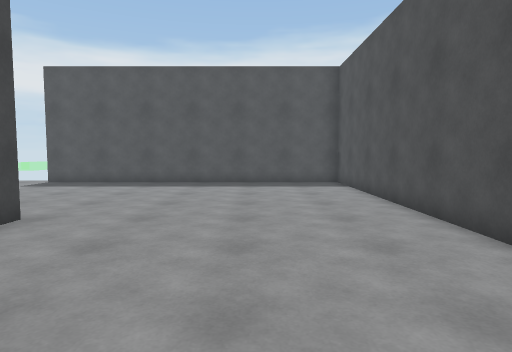
view 1 (above)

18 first-person views from a walk through a Unity game level. The camera is 1.3 m above the floor, tilts 4° down and sees 75° across. The floor is counted in squares, 1 m on a side. Each view is taken from the middle of a square. On the plan, view 1 faces up. The plan holds only what a view shows up to about 14 squares ahead; the rest is blank. The place goes on beyond the plan. The player is left out. Surface patterns are stand-ins for the level's own textures.

view 2
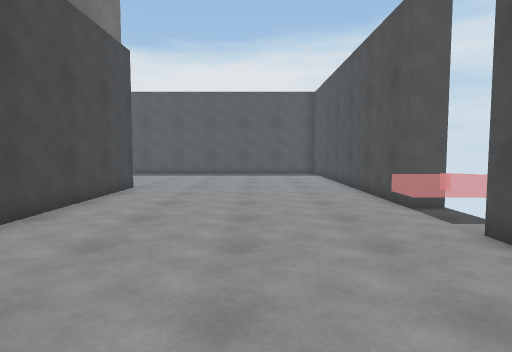

view 3
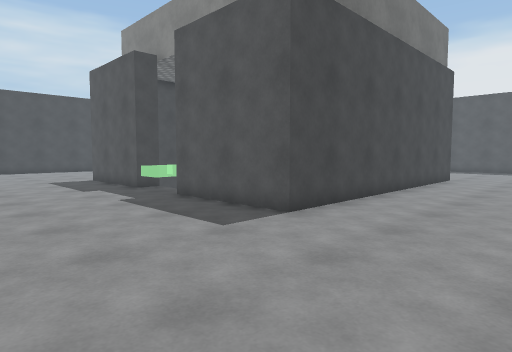

view 4
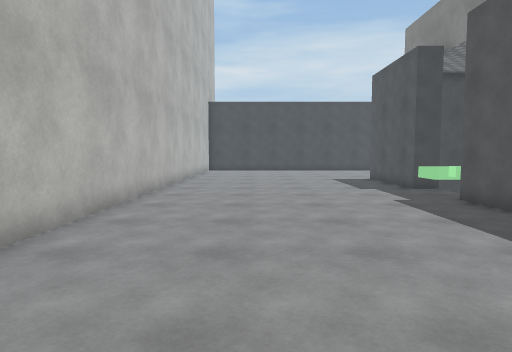

view 5
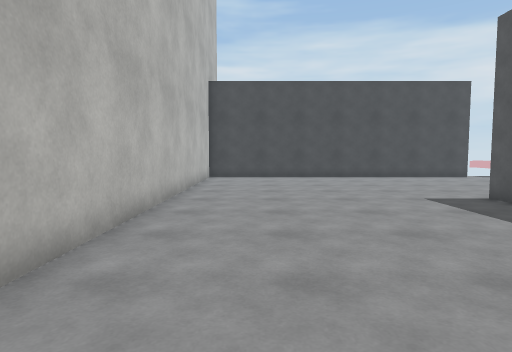

view 6
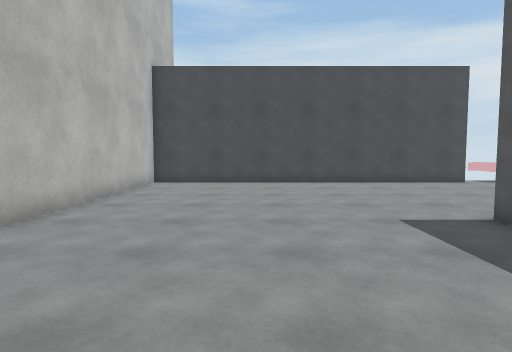

view 7
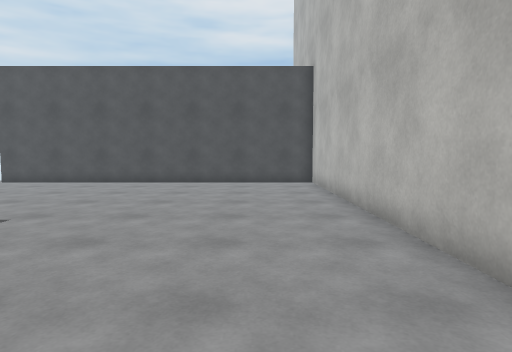

view 8
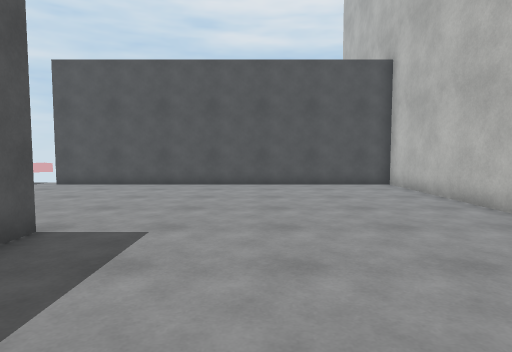

view 9
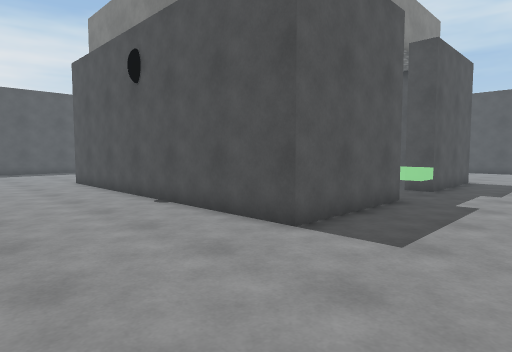

view 10
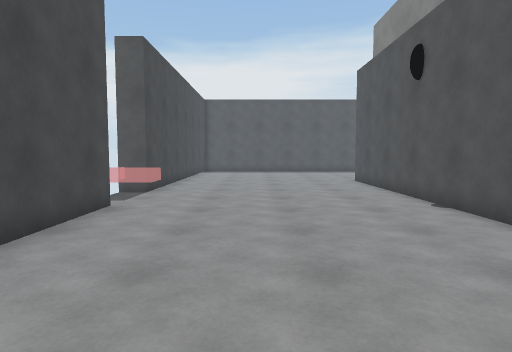

view 11
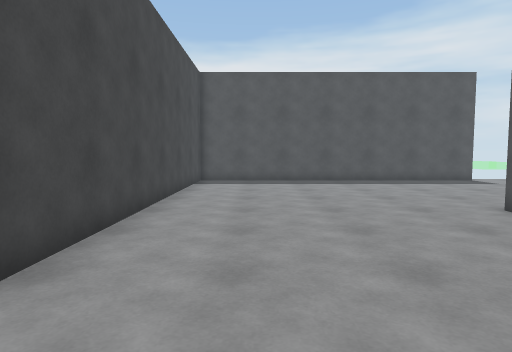

view 12
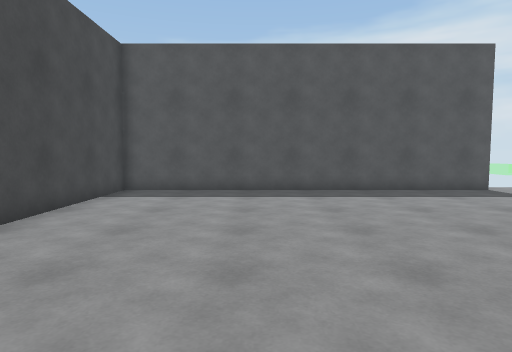

view 13
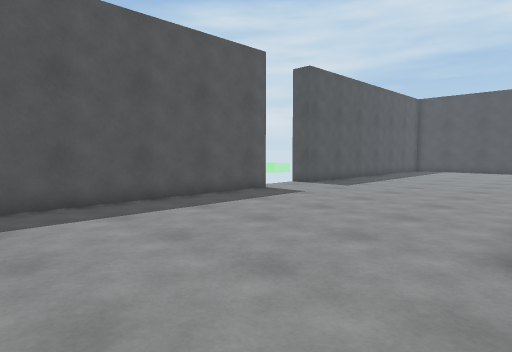

view 14
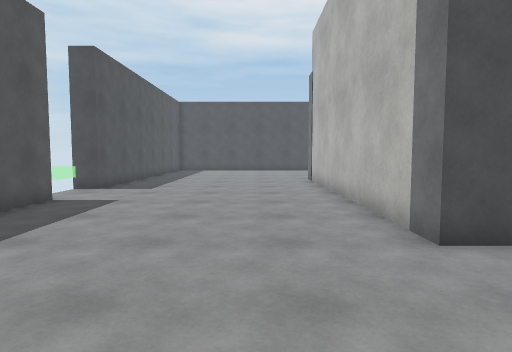

view 15
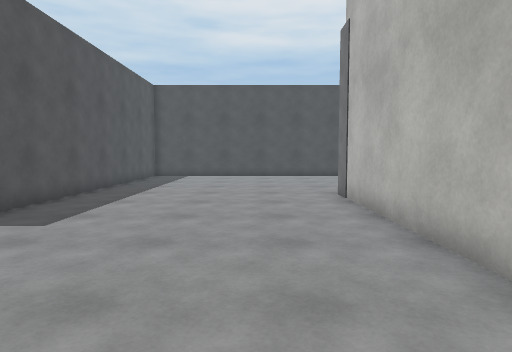

view 16
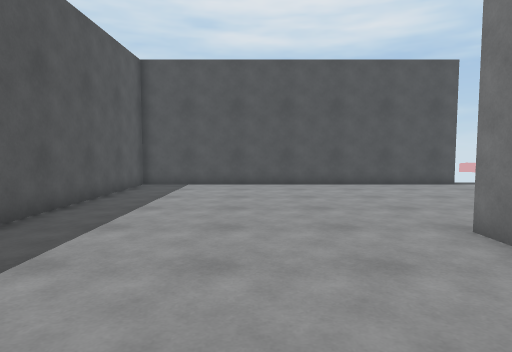

view 17
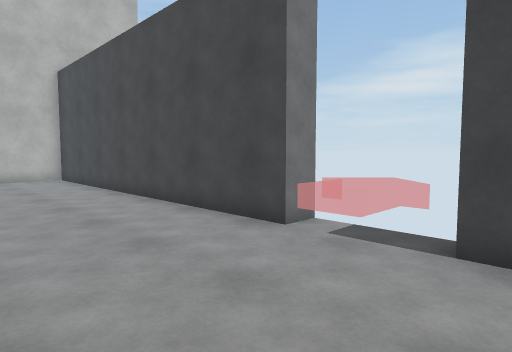

view 18
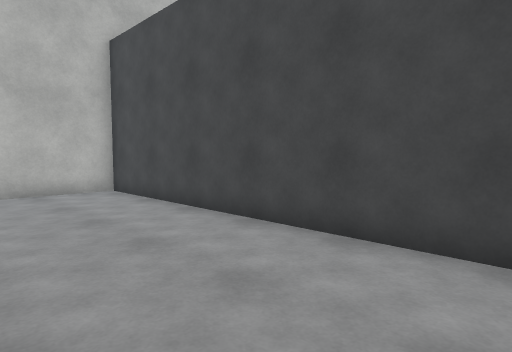

### Floor plan
Points are (right, up) in squares from view 1. A wall is a line through its corners. A room is listed if a view was taken in it or the views show most of it. See-through windows are left out.
Room 1 (views 1, 2, 3, 4, 5, 6, 7, 8, 9, 10, 11, 12, 13, 14, 15, 16, 17, 18)
walls: (-11.9, -4.4) (-11.9, -5.4) (-16.4, -5.4) (-16.4, 6.4) (-4.6, 6.4) (-4.6, -5.4) (-9.1, -5.4) (-9.1, -4.4); (-25.6, -0.8) (-24.6, -0.8) (-24.6, -14.5) (3.6, -14.5) (3.6, -0.8); (4.6, 1.9) (3.6, 1.9) (3.6, 14.6) (-9.1, 14.6) (-9.1, 15.6); (-11.8, 14.6) (-24.6, 14.6) (-24.6, 1.9) (-25.5, 1.9)

Where each view was taken, in squares from view 1:
view 1: 0 up, 0 right, facing up
view 2: 6 down, 0 right, facing up
view 3: 11 down, 0 right, facing up-left
view 4: 11 down, 0 right, facing left
view 5: 12 down, 7 left, facing left
view 6: 10 down, 10 left, facing left
view 7: 12 down, 11 left, facing right
view 8: 9 down, 10 left, facing right
view 9: 9 down, 21 left, facing up-right
view 10: 9 down, 21 left, facing up
view 11: 1 down, 22 left, facing up
view 12: 3 up, 20 left, facing up
view 13: 6 up, 21 left, facing up-right
view 14: 9 up, 21 left, facing right
view 15: 9 up, 15 left, facing right
view 16: 10 up, 10 left, facing right
view 17: 3 up, 20 left, facing down-left
view 18: 3 down, 20 left, facing down-left
